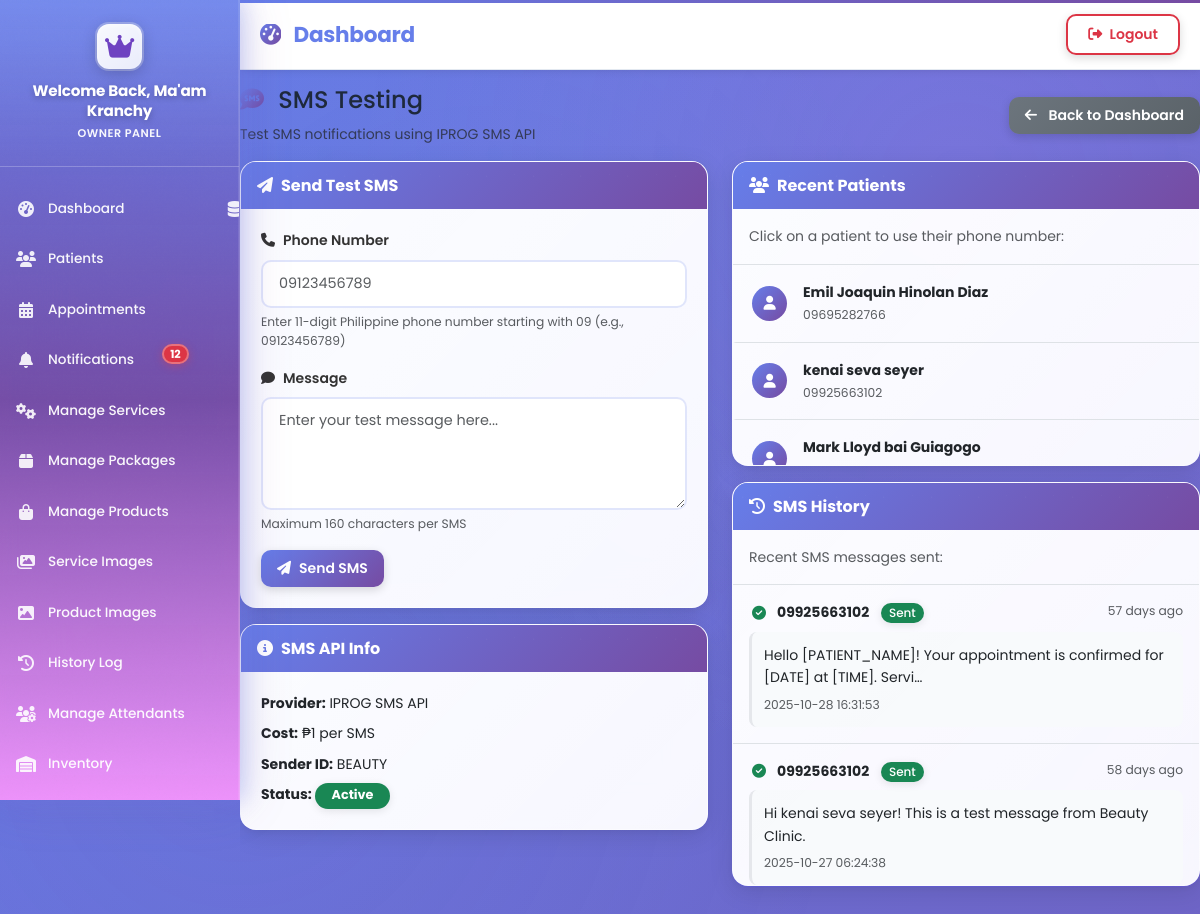
Screenshot of /owner/sms-test/ (signed in) with the database file from the repository.
### accounts/models.py (models this page shows, shortened)
class User(AbstractUser):
    USER_TYPE_CHOICES = [
        ('patient', 'Patient'),
        ('admin', 'Staff'),
        ('owner', 'Owner'),
        ('attendant', 'Attendant'),
    ]
    GENDER_CHOICES = [
        ('male', 'Male'),
        ('female', 'Female'),
        ('other', 'Other'),
    ]
    CIVIL_STATUS_CHOICES = [
        ('single', 'Single'),
        ('married', 'Married'),
        ('widowed', 'Widowed'),
        ('divorced', 'Divorced'),
        ('separated', 'Separated'),
    ]
    user_type = models.CharField(max_length=10, choices=USER_TYPE_CHOICES, default='patient')
    phone = models.CharField(
        max_length=20,
        validators=[RegexValidator(
            regex=r'^\+?1?\d{9,15}$',
            message="Phone number must be entered in the format: '+999999999'. Up to 15 digits allowed."
        )],
        blank=True
    )
    middle_name = models.CharField(max_length=255, blank=True, null=True)
    address = models.TextField(blank=True, null=True, help_text="Complete address")
    gender = models.CharField(max_length=10, choices=GENDER_CHOICES, blank=True, null=True)
    civil_status = models.CharField(max_length=10, choices=CIVIL_STATUS_CHOICES, blank=True, null=True)
    birthday = models.DateField(blank=True, null=True)
    occupation = models.CharField(max_length=255, blank=True, null=True)
    profile_picture = models.ImageField(upload_to='profile_pictures/', blank=True, null=True)
    archived = models.BooleanField(default=False)
    created_at = models.DateTimeField(auto_now_add=True)
    updated_at = models.DateTimeField(auto_now=True)
    @property
    def full_name(self):
        return f"{self.first_name} {self.middle_name or ''} {self.last_name}".strip()
    class Meta:
        db_table = 'users'

### appointments/models.py (models this page shows, shortened)
class SMSHistory(models.Model):
    sender = models.ForeignKey(settings.AUTH_USER_MODEL, on_delete=models.CASCADE, related_name='sent_sms')
    phone_number = models.CharField(max_length=15)
    message = models.TextField()
    template_used = models.ForeignKey(SMSTemplate, on_delete=models.SET_NULL, null=True, blank=True, related_name='sent_messages')
    status = models.CharField(max_length=20, choices=[
        ('sent', 'Sent'),
        ('failed', 'Failed'),
        ('pending', 'Pending')
    ], default='sent')
    message_id = models.CharField(max_length=100, blank=True, null=True)
    api_response = models.JSONField(blank=True, null=True)
    sent_at = models.DateTimeField(auto_now_add=True)
    class Meta:
        db_table = 'sms_history'
        ordering = ['-sent_at']
        verbose_name = 'SMS History'
        verbose_name_plural = 'SMS Histories'
    @property
    def formatted_sent_at(self):
        return self.sent_at.strftime('%Y-%m-%d %H:%M:%S')
    @property
    def time_ago(self):
        now = timezone.now()
        diff = now - self.sent_at
        if diff.days > 0:
            return f"{diff.days} day{'s' if diff.days > 1 else ''} ago"
        elif diff.seconds > 3600:
            hours = diff.seconds // 3600
            return f"{hours} hour{'s' if hours > 1 else ''} ago"
        elif diff.seconds > 60:
            minutes = diff.seconds // 60
            return f"{minutes} minute{'s' if minutes > 1 else ''} ago"
        else:
            return "Just now"

### owner/sms_views.py (the view, shortened to what this page needs)
# urls.py: path('sms-test/', sms_views.sms_test, name='sms_test'),
@login_required
@user_passes_test(is_owner)
def sms_test(request):
    recent_patients = User.objects.filter(
        user_type='patient',
        phone__isnull=False
    ).exclude(phone='')[:10]
    sms_history = SMSHistory.objects.filter(sender=request.user)[:20]
    context = {
        'recent_patients': recent_patients,
        'sms_history': sms_history,
    }
    return render(request, 'owner/sms_test.html', context)

### appointments/context_processors.py (called while the page is built)
def notification_count(request):
    if request.user.is_authenticated:
        if request.user.user_type == 'admin':
            count = Notification.objects.filter(patient__isnull=True, is_read=False).count()
        elif request.user.user_type == 'owner':
            count = Notification.objects.filter(patient__isnull=True, is_read=False).count()
        elif request.user.user_type == 'attendant':
            count = Notification.objects.filter(
                (Q(patient=request.user) | Q(patient__isnull=True)),
                is_read=False
            ).count()
        else:
            count = Notification.objects.filter(patient=request.user, is_read=False).count()
    else:
        count = 0
    return {
        'notification_count': count
    }

### owner/sms_views.py (called while the page is built)
def is_owner(user):
    return user.is_authenticated and user.user_type in ('owner', 'admin')

### templates/owner/sms_test.html (shortened to what this page needs)
{% extends 'owner/base.html' %}
{% load static %}
{% block content %}
<div class="d-flex justify-content-between align-items-center mb-4">
    <div>
        <h3 class="mb-2">
            <i class="fas fa-sms me-2" style="background: var(--gradient-primary); -webkit-background-clip: text; -webkit-text-fill-color: transparent; background-clip: text;"></i>
            SMS Testing
        </h3>
        <p class="text-muted mb-0">Test SMS notifications using IPROG SMS API</p>
    </div>
    <a href="{% url 'owner:dashboard' %}" class="btn btn-secondary">
        <i class="fas fa-arrow-left me-2"></i> Back to Dashboard
    </a>
</div>
<div class="row">
    <div class="col-md-6">
        <div class="card">
            <div class="card-header">
                <h5 class="mb-0">
                    <i class="fas fa-paper-plane me-2"></i>Send Test SMS
                </h5>
            </div>
            <div class="card-body">
                <form id="smsForm">
                    <div class="mb-3">
                        <label for="phone_number" class="form-label">
                            <i class="fas fa-phone me-2"></i>Phone Number
                        </label>
                        <input type="text" class="form-control" id="phone_number" name="phone_number"
                               placeholder="09123456789" maxlength="11" pattern="09[0-9]{9}" required>
                        <div class="form-text">Enter 11-digit Philippine phone number starting with 09 (e.g., 09123456789)</div>
                    </div>
                    <div class="mb-3">
                        <label for="message" class="form-label">
                            <i class="fas fa-comment me-2"></i>Message
                        </label>
                        <textarea class="form-control" id="message" name="message" rows="4"
                                  placeholder="Enter your test message here..." required></textarea>
                        <div class="form-text">Maximum 160 characters per SMS</div>
                    </div>
                    <button type="submit" class="btn btn-primary">
                        <i class="fas fa-paper-plane me-2"></i>Send SMS
                    </button>
                </form>
            </div>
        </div>
        <div class="card mt-3">
            <div class="card-header">
                <h5 class="mb-0">
                    <i class="fas fa-info-circle me-2"></i>SMS API Info
                </h5>
            </div>
            <div class="card-body">
                <p class="mb-2"><strong>Provider:</strong> IPROG SMS API</p>
                <p class="mb-2"><strong>Cost:</strong> ₱1 per SMS</p>
                <p class="mb-2"><strong>Sender ID:</strong> BEAUTY</p>
                <p class="mb-0"><strong>Status:</strong> <span id="apiStatus" class="badge bg-success">Active</span></p>
            </div>
        </div>
    </div>
    <div class="col-md-6">
        <div class="card">
            <div class="card-header">
                <h5 class="mb-0">
                    <i class="fas fa-users me-2"></i>Recent Patients
                </h5>
            </div>
            <div class="card-body p-0">
                {% if recent_patients %}
                    <div class="p-3 border-bottom">
                        <p class="text-muted mb-0">Click on a patient to use their phone number:</p>
                    </div>
                    <div class="patients-list" style="max-height: 200px; overflow-y: auto;">
                        {% for patient in recent_patients %}
                            <div class="patient-item p-3 border-bottom cursor-pointer"
                                 onclick="usePatientPhone('{{ patient.phone }}', '{{ patient.full_name }}')"
                                 style="cursor: pointer; transition: all 0.3s ease;">
                                <div class="d-flex align-items-center">
                                    <div class="patient-avatar me-3">
                                        <i class="fas fa-user"></i>
                                    </div>
                                    <div>
                                        <strong>{{ patient.full_name }}</strong><br>
                                        <small class="text-muted">{{ patient.phone }}</small>
                                    </div>
                                </div>
                            </div>
                        {% endfor %}
                    </div>
                {% else %}
                    <div class="p-3">
                        <p class="text-muted">No patients with phone numbers found.</p>
                    </div>
                {% endif %}
            </div>
        </div>
        <div class="card mt-3">
            <div class="card-header">
                <h5 class="mb-0">
                    <i class="fas fa-history me-2"></i>SMS History
                </h5>
            </div>
            <div class="card-body p-0">
                {% if sms_history %}
                    <div class="p-3 border-bottom">
                        <p class="text-muted mb-0">Recent SMS messages sent:</p>
                    </div>
                    <div class="sms-history-list" style="max-height: 300px; overflow-y: auto;">
                        {% for sms in sms_history %}
                            <div class="sms-history-item p-3 border-bottom">
                                <div class="d-flex justify-content-between align-items-start mb-2">
                                    <div class="d-flex align-items-center">
                                        <div class="sms-status-icon me-2">
                                            {% if sms.status == 'sent' %}
                                                <i class="fas fa-check-circle text-success"></i>
                                            {% elif sms.status == 'failed' %}
                                                <i class="fas fa-times-circle text-danger"></i>
                                            {% else %}
                                                <i class="fas fa-clock text-warning"></i>
                                            {% endif %}
                                        </div>
                                        <div>
                                            <strong class="text-dark">{{ sms.phone_number }}</strong>
                                            <span class="badge badge-status ms-2 {% if sms.status == 'sent' %}bg-success{% elif sms.status == 'failed' %}bg-danger{% else %}bg-warning{% endif %}">
                                                {{ sms.status|title }}
                                            </span>
                                        </div>
                                    </div>
                                    <small class="text-muted">{{ sms.time_ago }}</small>
                                </div>
                                <div class="sms-message">
                                    <p class="mb-1 text-dark">{{ sms.message|truncatechars:80 }}</p>
                                    <small class="text-muted">{{ sms.formatted_sent_at }}</small>
                                </div>
                            </div>
                        {% endfor %}
                    </div>
                {% endif %}
            </div>
        </div>
    </div>
</div>
{% endblock %}

### static/css/style.css (style rules this page uses)
:root { --primary-color: #6f42c1; --secondary-color: #bb8fce; --dark-color: #2c003e; --light-color: #f4ecf7; }
html { scroll-behavior: smooth; scroll-padding-top: 80px; }
* { scroll-behavior: smooth; }
body { scroll-behavior: smooth; -webkit-overflow-scrolling: touch; }
body { font-family: 'Poppins', sans-serif; color: #333; line-height: 1.6; padding-top: 70px; }
.btn-primary { background-color: var(--primary-color); border-color: var(--primary-color); }

### static/css/owner-ui-improvements.css (style rules this page uses)
:root { --primary-gradient: linear-gradient(135deg, #667eea 0%, #764ba2 100%); --card-shadow: 0 2px 8px rgba(0, 0, 0, 0.08); --card-shadow-hover: 0 8px 20px rgba(102, 126, 234, 0.2); --border-radius: 12px; --spacing-sm: 0.75rem; --spacing-md: 1rem; --spacing-lg: 1.25rem; }
.card { border-radius: var(--border-radius); box-shadow: var(--card-shadow); border: 1px solid rgba(102, 126, 234, 0.1); margin-bottom: var(--spacing-md); transition: all 0.3s ease; }
.card-header { background: var(--primary-gradient); color: white; padding: var(--spacing-md) var(--spacing-lg); border-bottom: none; border-radius: var(--border-radius) var(--border-radius) 0 0; }
.card-header h5 { margin: 0; font-size: 1rem; font-weight: 600; }
.card-body { padding: var(--spacing-lg); }
.d-flex.justify-content-between.align-items-center.mb-4 { margin-bottom: var(--spacing-md) !important; }
.d-flex.justify-content-between.align-items-center h3 { font-size: 1.5rem; margin-bottom: 0.25rem; }
.d-flex.justify-content-between.align-items-center p { font-size: 0.875rem; margin-bottom: 0; }
.form-label { font-size: 0.875rem; font-weight: 600; margin-bottom: 0.375rem; color: #4a5568; }
.form-control, .form-select { font-size: 0.875rem; padding: 0.5rem 0.75rem; border-radius: 8px; border: 1px solid #e2e8f0; transition: all 0.2s ease; }
.mb-3 { margin-bottom: var(--spacing-md) !important; }
.btn { font-size: 0.875rem; padding: 0.5rem 1rem; border-radius: 8px; font-weight: 600; transition: all 0.3s ease; border: none; }
.btn-primary { background: var(--primary-gradient); box-shadow: 0 2px 8px rgba(102, 126, 234, 0.3); }
.btn-secondary { background: linear-gradient(135deg, #6c757d 0%, #5a6268 100%); color: white; }
.badge { padding: 0.375rem 0.625rem; font-size: 0.75rem; font-weight: 600; border-radius: 6px; }
.mb-4 { margin-bottom: 1rem !important; }
.mb-2 { margin-bottom: 0.5rem !important; }
.mt-3 { margin-top: var(--spacing-md) !important; }

### templates/owner/sms_test.html (style rules this page uses)
.patient-avatar { width: 35px; height: 35px; background: var(--gradient-primary); border-radius: 50%; display: flex; align-items: center; justify-content: center; color: white; font-size: 14px; }
.cursor-pointer { cursor: pointer; }
.patients-list { scrollbar-width: thin; scrollbar-color: var(--primary-color) rgba(0, 0, 0, 0.1); }
.patient-item { border-left: 3px solid transparent; transition: all 0.3s ease; }
.sms-history-item { transition: all 0.3s ease; position: relative; }
.sms-status-icon { width: 20px; height: 20px; display: flex; align-items: center; justify-content: center; }
.badge-status { font-size: 0.75rem; padding: 0.25rem 0.5rem; border-radius: 12px; font-weight: 500; }
.sms-message { background: rgba(248, 250, 252, 0.8); border-radius: 8px; padding: 0.75rem; margin-top: 0.5rem; border-left: 3px solid #e5e7eb; }
.sms-history-list { scrollbar-width: thin; scrollbar-color: #667eea rgba(0, 0, 0, 0.1); }

### rows the page displays
User: full_name "Emil Joaquin Hinolan Diaz", phone "09695282766"
User: full_name "kenai seva seyer", phone "09925663102"
User: full_name "Mark Lloyd bai Guiagogo"
SMSHistory: phone_number "09925663102", status "Sent", time_ago "57 days ago", message "Hello [PATIENT_NAME]! Your appointment is confirmed for [DATE] at [TIME]. Servi…", formatted_sent_at "2025-10-28 16:31:53"
SMSHistory: phone_number "09925663102", status "Sent", time_ago "58 days ago", message "Hi kenai seva seyer! This is a test message from Beauty Clinic.", formatted_sent_at "2025-10-27 06:24:38"

### other values shown
{{ notification_count }} "12"
